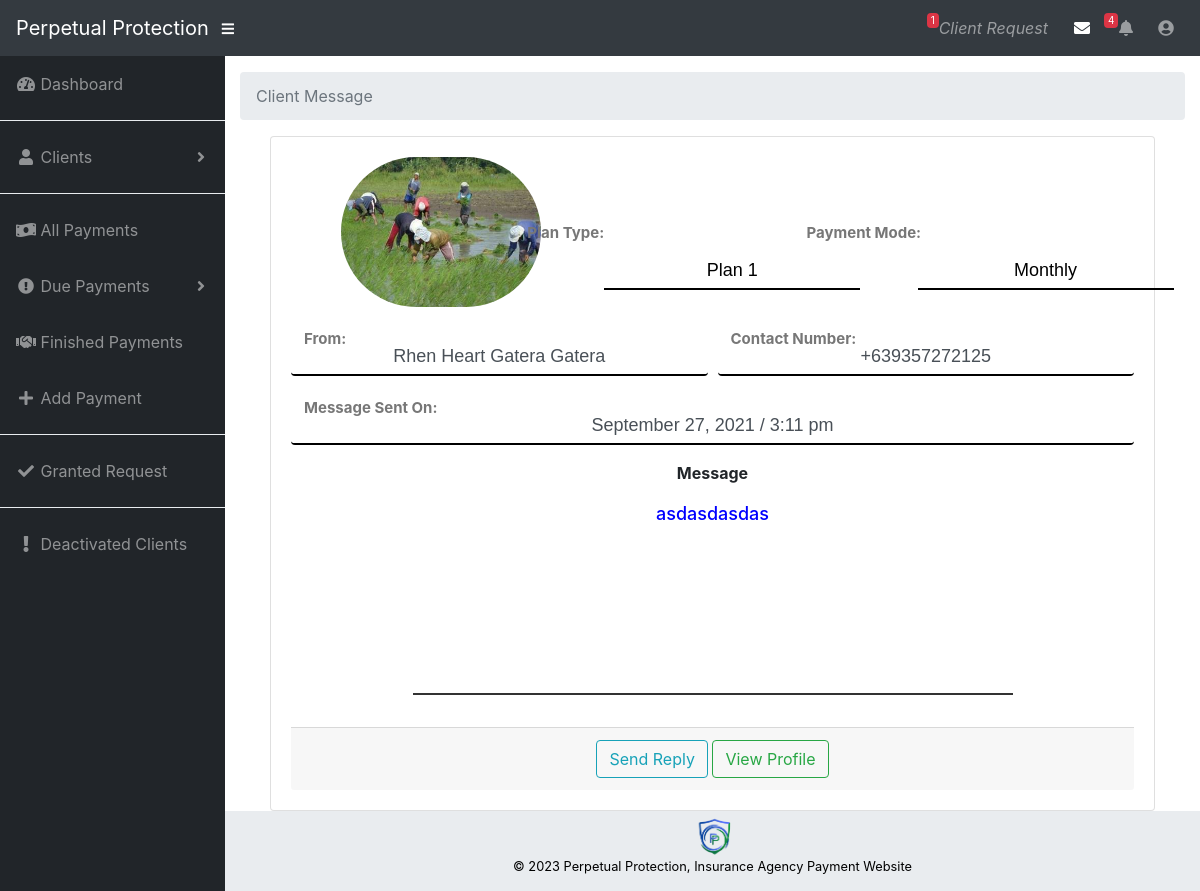
Page /admin/clientMessage.php?message_id=1 (signed in) on the committed database.
### tables this page shows
CREATE TABLE `clients` (
  `client_id` int(11) NOT NULL,
  `plan_type` text NOT NULL,
  `payment_mode` text NOT NULL,
  `fname` text NOT NULL,
  `mname` text NOT NULL,
  `lname` text NOT NULL,
  `age` text NOT NULL,
  `birthday` text NOT NULL,
  `place_of_birth` text NOT NULL,
  `gender` text NOT NULL,
  `height` text NOT NULL,
  `weight` text NOT NULL,
  `occupation` text NOT NULL,
  `civil_status` text NOT NULL,
  `contact_number` text NOT NULL,
  `email_address` text NOT NULL,
  `residential_address` text NOT NULL,
  `username` varchar(100) NOT NULL,
  `password` varchar(100) NOT NULL,
  `date_registered` datetime NOT NULL,
  `status` text NOT NULL,
  `notif_status` text NOT NULL,
  `payment_status` text NOT NULL,
  `due_status` text NOT NULL,
  `update_status` text NOT NULL,
  `photo` text NOT NULL,
  `user_type` text NOT NULL
);

CREATE TABLE `client_message` (
  `message_id` int(11) NOT NULL,
  `client_id` int(11) NOT NULL,
  `full_name` text NOT NULL,
  `contact_number` text NOT NULL,
  `message` text NOT NULL,
  `type` text NOT NULL,
  `status` text NOT NULL,
  `datetime` datetime NOT NULL
);

### functions/functions.php (called while the page is built, shortened)
<?php
    function fetchAll($query){
        $con = new PDO(DBINFO, DBUSER, DBPASS);
        $stmt = $con->query($query);
        return $stmt->fetchAll();
    }

### admin/clientMessage.php (the view, shortened to what this page needs)
<?php
    include("../functions/functions.php");
    $message_id = $_GET['message_id'];
?>
<!DOCTYPE html>
<html lang="en">
  <head>
    <link href="assets/vendor/bootstrap/css/bootstrap.min.css" rel="stylesheet">
    <link href="assets/vendor/fontawesome-free/css/all.min.css" rel="stylesheet" type="text/css">
    <link href="assets/vendor/datatables/dataTables.bootstrap4.css" rel="stylesheet">
    <link href="assets/css/sb-admin.css" rel="stylesheet">
    <link rel="stylesheet" type="text/css" href="assets/css/scroll.css">
    <link rel="stylesheet" type="text/css" href="assets/css/input4.css">
    <link rel="stylesheet" type="text/css" href="assets/css/paymentInput4.css">
    <link rel="stylesheet" type="text/css" href="assets/css/textarea.css">
    <link rel="stylesheet" type="text/css" href="assets/css/messageTextarea.css">
    <link rel="stylesheet" type="text/css" href="assets/css/leftscroll3.css">
  </head>
  <body id="page-top">
    <nav class="navbar navbar-expand navbar-dark bg-dark static-top">
      <a class="navbar-brand mr-1" href="adminPanel.php">Perpetual Protection</a>
      <button class="btn btn-link btn-sm text-white order-1 order-sm-0" id="sidebarToggle" href="#">
        <i class="fas fa-bars"></i>
      </button>
   <ul class="navbar-nav ml-auto ml-md-0">
        <li class="nav-item dropdown no-arrow mx-1">
          <a class="nav-link dropdown-toggle" href="#" id="alertsDropdown" role="button" data-toggle="dropdown" aria-haspopup="true" aria-expanded="false">
            <?php
                $query = "SELECT * from `clients_request` where `request_status` = 'ungranted' order by `date` DESC";
                if(count(fetchAll($query))>0){
            ?>
            <span class="badge badge-danger" style="font-size: 10px"><?php echo count(fetchAll($query)); ?></span>
            <?php
                }
            ?>
          </a>
        </li>
        <li class="nav-item dropdown no-arrow mx-1">
          <a class="nav-link dropdown-toggle" href="#" id="alertsDropdown" role="button" data-toggle="dropdown" aria-haspopup="true" aria-expanded="false">
            <i>Client Request</i>
          </a>
        </li>
         <li class="nav-item dropdown no-arrow mx-1 active">
          <a class="nav-link dropdown-toggle" href="#" id="alertsDropdown" role="button" data-toggle="dropdown" aria-haspopup="true" aria-expanded="false">
            <i class="fas fa-envelope fa-fw"></i>
            <?php
                $query = "SELECT * from `clients` where `notif_status` = 'unread' order by `date_registered` DESC";
                if(count(fetchAll($query))>0){
            ?>
            <span class="badge badge-danger" style="font-size: 10px"><?php echo count(fetchAll($query)); ?></span>
            <?php
                }
            ?>
          </a>
        </li>
        <li class="nav-item dropdown no-arrow mx-1">
          <a class="nav-link dropdown-toggle" href="#" id="messagesDropdown" role="button" data-toggle="dropdown" aria-haspopup="true" aria-expanded="false">
            <i class="fas fa-bell fa-fw"></i>
          </a>
        </li>
        <li class="nav-item dropdown no-arrow">
          <a class="nav-link dropdown-toggle" href="#" id="userDropdown" role="button" data-toggle="dropdown" aria-haspopup="true" aria-expanded="false">
            <i class="fas fa-user-circle fa-fw"></i>
          </a>
        </li>
      </ul>
    </nav>
    <div id="wrapper">
      <ul class="sidebar navbar-nav">
        <li class="nav-item">
          <a class="nav-link" href="z1.php">
            <i class="fas fa-fw fa-tachometer-alt"></i>
            <span>Dashboard</span>
          </a>
        </li>
        <div class="dropdown-divider"></div>
        <li class="nav-item dropdown">
          <a class="nav-link dropdown-toggle" href="#" id="pagesDropdown" role="button" data-toggle="dropdown" aria-haspopup="true" aria-expanded="false">
            <i class="fas fa-fw fa-user"></i>
            <span>Clients</span>
          </a>
        </li>
      <div class="dropdown-divider"></div>
        <li class="nav-item">
          <a class="nav-link" href="adminAllPayments.php">
            <i class="fas fa-fw fa-money-bill-wave"></i>
            <span>All Payments</span>
          </a>
        </li>
        <li class="nav-item dropdown">
          <a class="nav-link dropdown-toggle" href="#" id="pagesDropdown" role="button" data-toggle="dropdown" aria-haspopup="true" aria-expanded="false">
            <i class="fas fa-fw fa-exclamation-circle"></i>
            <span>Due Payments</span>
          </a>
        </li>
         <li class="nav-item">
          <a class="nav-link" href="finishedPayments.php">
            <i class="fas fa-fw fa-handshake"></i>
            <span>Finished Payments</span>
          </a>
        </li>
        <li class="nav-item">
          <a class="nav-link" href="adminAddPayment.php">
            <i class="fas fa-fw fa-plus"></i>
            <span>Add Payment</span>
          </a>
        </li>
         <div class="dropdown-divider"></div>
        <li class="nav-item">
          <a class="nav-link" href="grantedRequest.php">
            <i class="fas fa-fw fa-check"></i>
            <span>Granted Request</span></a>
        </li>
         <div class="dropdown-divider"></div>
        <li class="nav-item">
          <a class="nav-link" href="adminDeactivatedClient.php">
            <i class="fas fa-fw fa-exclamation"></i>
            <span>Deactivated Clients</span></a>
        </li>
      </ul>
<div id="content-wrapper">
    <div class="container-fluid">
          <ol class="breadcrumb">
            <li class="breadcrumb-item active">Client Message</li>
          </ol>
        <div class="container">
    <div class="container">
      <div class="card mx-auto">
        <div class="card-body">
         <?php
              $query=mysqli_query($db,"SELECT * FROM client_message WHERE message_id='$message_id'")or die(mysqli_error());
              while($row=mysqli_fetch_array($query)){
            ?>
            <div class="form-group">
              <div class="form-row">
                <div class="col-md-3">
                  <div class="form-label-group">
                    <?php
                      $client_id = $row['client_id'];
                      $query=mysqli_query($db,"SELECT * FROM clients WHERE client_id='$client_id'")or die(mysqli_error());
                      while($row2=mysqli_fetch_array($query)){
                    ?>
                    <?php if($row2['photo'] != ""): ?>
                    <img width="200" style="border-radius: 100px; margin-left: 50px" src="../images/<?php echo $row2['photo']; ?>" alt="First slide">
                    <?php else: ?>
                    <img width="200" style="border-radius: 100px; margin-left: 50px" src="../images/profile.png">
                    <?php endif; ?>
                  </div>
                </div>
                <div class="col-md-3">
                  <div class="form-label-group">
                    <?php
                    $plan_type=$row2['plan_type'];
                    if ($plan_type=="deactivated"){
                    ?>
                      <input style="background: red" type="text" id="plan_type" value="<?php echo $row2['plan_type'];?>" readonly>
                    <?php
                      }else{
                    ?>
                    <input type="text" id="plan_type" value="<?php echo $row2['plan_type'];?>" readonly>
                      <?php }
                    ?>
                    <label id="label"><b>Plan Type:</b></label>
                  </div>
                </div>
                <div class="col-md-3">
                  <div class="form-label-group">
                      <input type="text" id="payment_mode" value="<?php echo $row2['payment_mode'];?>" readonly>
                    <label id="label2"><b>Payment Mode:</b></label>
                  </div>
                </div>
              </div>
            </div>
          <?php }?>
          <div class="form-group">
          <div class="form-row">
            <div class="col-md-6">
              <div class="form-label-group">
                <input id="fullname" type="text" class="form-control" value="<?php echo $row['full_name'];?>" readonly>
                <label id="label3"><b>From:</b></label>
              </div>
            </div>
            <div class="col-md-6">
              <div class="form-label-group">
                <input id="fullname" type="text" class="form-control" value="<?php echo $row['contact_number'];?>" readonly>
                <label id="label3"><b>Contact Number:</b></label>
               </div>
              </div>
            </div>
          </div>
          <div class="form-group">
          <div class="form-row">
            <div class="col-md-12">
              <div class="form-label-group">
                <input id="fullname" type="text" class="form-control" value="<?php echo date('F j, Y / g:i a',strtotime($row['datetime']))?>" readonly>
                <label id="label3"><b>Message Sent On:</b></label>
              </div>
            </div>
            </div>
          </div>
          <div class="form-group text-center">
             <span><b>Message</b></span>
            <div class="form-label-group text-center">
              <textarea type="text" readonly="readonly"><?php echo $row['message'] ?></textarea>
            </div>
          </div>
           <div class="card-footer text-center">
          <?php
                $query=mysqli_query($db,"SELECT * FROM clients WHERE client_id='$client_id'")or die(mysqli_error());
                while($row=mysqli_fetch_array($query)){
            ?>
          <?php
            $plan_type=$row['plan_type'];
              if ($plan_type=="deactivated"){
          ?>
            <a href="adminClientActivation.php?client_id=<?php echo $row['client_id'] ?>" class="btn btn-outline-success">Activate Account</a>
          <?php
            }else{
          ?>
             <a class="btn btn-outline-info" href="#" data-toggle="modal" data-target="#messageModal">Send Reply</a>
             <a href="adminViewClients.php?client_id=<?php echo $row['client_id'] ?>" class="btn btn-outline-success">View Profile</a>
         <?php }
          ?>
           <?php }?>
           </div>
        </div>
      </div>
    </div>
  <?php }?>
        </div>
        <footer class="sticky-footer">
          <div class="container my-auto">
            <div class="copyright text-center my-auto">
                 <a style="pointer-events: none;"><img src="../images/logo.png" width="50px"></a>
             <p style="color: #000">&copy; <script>document.write(new Date().getFullYear())</script> Perpetual Protection, Insurance Agency Payment Website
        </p>
            </div>
          </div>
        </footer>
      </div>
    </div>
  </body>
</html>

### admin/assets/css/sb-admin.css (style rules this page uses)
html { position: relative; min-height: 100%; }
body { height: 100%; }
#wrapper { display: -webkit-box; display: -ms-flexbox; display: flex; }
#wrapper #content-wrapper { overflow-x: hidden; width: 100%; padding-top: 1rem; padding-bottom: 80px; }
.navbar-nav .nav-item.active .nav-link { color: #fff; }
.navbar-nav .nav-item.dropdown .dropdown-toggle::after { width: 1rem; text-align: center; float: right; vertical-align: 0; border: 0; font-weight: 900; content: '\f105'; font-family: 'Font Awesome 5 Free'; }
.navbar-nav .nav-item.dropdown.no-arrow .dropdown-toggle::after { display: none; }
.navbar-nav .nav-item .nav-link .badge { position: absolute; margin-left: 0.75rem; top: 0.3rem; font-weight: 400; font-size: 0.5rem; }
.sidebar { width: 90px !important; background-color: #212529; min-height: calc(100vh - 56px); }
.sidebar .nav-item:last-child { margin-bottom: 1rem; }
.sidebar .nav-item .nav-link { text-align: center; padding: 0.75rem 1rem; width: 90px; }
.sidebar .nav-item .nav-link span { font-size: 0.65rem; display: block; }
.sidebar .nav-item.dropdown .dropdown-toggle::after { display: none; }
.sidebar .nav-item .nav-link { color: rgba(255, 255, 255, 0.5); }
@media (min-width: 768px) { .sidebar { width: 225px !important; } }
@media (min-width: 768px) { .sidebar .nav-item .nav-link { display: block; width: 100%; text-align: left; padding: 1rem; width: 225px; } }
@media (min-width: 768px) { .sidebar .nav-item .nav-link span { font-size: 1rem; display: inline; } }
@media (min-width: 768px) { .sidebar .nav-item.dropdown .dropdown-toggle::after { display: block; } }
:root { --input-padding-x: 0.75rem; --input-padding-y: 0.75rem; }
.form-label-group { position: relative; }
.form-label-group > input, .form-label-group > label { padding: var(--input-padding-y) var(--input-padding-x); height: auto; }
.form-label-group > label { position: absolute; top: 0; left: 0; display: block; width: 100%; margin-bottom: 0; line-height: 1.5; color: #495057; border: 1px solid transparent; border-radius: 0.25rem; -webkit-transition: all 0.1s ease-in-out; transition: all 0.1s ease-in-out; }
.form-label-group input::placeholder { color: transparent; }
.form-label-group input:not(:placeholder-shown) { padding-top: calc(var(--input-padding-y) + var(--input-padding-y) * (2 / 3)); padding-bottom: calc(var(--input-padding-y) / 3); }
.form-label-group input:not(:placeholder-shown) ~ label { padding-top: calc(var(--input-padding-y) / 3); padding-bottom: calc(var(--input-padding-y) / 3); font-size: 12px; color: #777; }
footer.sticky-footer { display: -webkit-box; display: -ms-flexbox; display: flex; position: absolute; right: 0; bottom: 0; width: calc(100% - 90px); height: 80px; background-color: #e9ecef; }
footer.sticky-footer .copyright { line-height: 1; font-size: 0.8rem; }
@media (min-width: 768px) { footer.sticky-footer { width: calc(100% - 225px); } }

### admin/assets/css/input4.css (style rules this page uses)
#label { font-size: 15px; margin-left: 10px; margin-top: 60px; }
#plan_type { border: none; background: #ffffff00; font-size: 18px; font-family: Arial, Helvetica, sans-serif; text-align: center; border-bottom: 2px solid black; pointer-events: none; margin-left: 100px; margin-top: 80px; }
#label2 { font-size: 15px; margin-left: 76px; margin-top: 60px; }
#payment_mode { border: none; background: #ffffff00; font-size: 18px; font-family: Arial, Helvetica, sans-serif; text-align: center; border-bottom: 2px solid black; pointer-events: none; margin-left: 200px; margin-top: 80px; }
#label3 { font-size: 15px; }
#fullname { border: none; background: #ffffff00; font-size: 18px; font-family: Arial, Helvetica, sans-serif; text-align: center; pointer-events: none; border-bottom: 2px solid black; }

### admin/assets/css/textarea.css (style rules this page uses)
textarea { width: 100%; min-height: 200px; padding: 5px 0; font-size: 16px; margin: 10px 0; border: none; border-bottom: 2px solid #333; outline: none; resize: none; }

### admin/assets/css/messageTextarea.css (style rules this page uses)
textarea { background: transparent; text-align: center; width: 600px; overflow-x: hidden; overflow-y: scroll; color: blue; font-weight: 500; font-size: 18px;" }

### rows in the picture
client_message: full_name "Rhen Heart Gatera Gatera", contact_number "+639357272125", datetime "September 27, 2021 / 3:11 pm", message "asdasdasdas"
clients: photo (picture), plan_type "Plan 1", payment_mode "Monthly"

### other values in the picture
count(fetchAll($query)) "1"
count(fetchAll($query)) "4"
